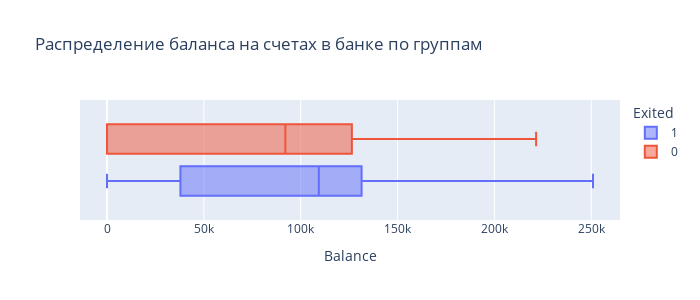

Write notebook code for a chart like this one.
### Markdown cell above
# 9.3 Box Plots

------

Посмотрите на распределение баланса клиента в разрезе признака оттока. Как различаются суммы на накопительном счёте ушедших и лояльных клиентов? Подумайте и напишите, с чем это может быть связано, что может не устраивать ушедших клиентов в банке.

### Code cell
fig = px.box(
    data_frame = churn_data,
    x = 'Balance',
    color='Exited',
    height=300,
    width=700,
    title='Распределение баланса на счетах в банке по группам',
)
fig.show()

### Figure 1 — Plotly figure (JSON) as saved in the notebook; plotly's stock layout.template omitted (floating-point values rounded to 4 significant figures; data arrays with more than 128 entries replaced by an {"elided": "..."} marker saying what was removed)
{"data": [{"alignmentgroup": "True", "hovertemplate": "Exited=1<br>Balance=%{x}<extra></extra>", "legendgroup": "1", "marker": {"color": "#636efa"}, "name": "1", "notched": false, "offsetgroup": "1", "orientation": "h", "showlegend": true, "type": "box", "x": {"elided": "2037 float values"}, "x0": " ", "xaxis": "x", "y0": " ", "yaxis": "y"}, {"alignmentgroup": "True", "hovertemplate": "Exited=0<br>Balance=%{x}<extra></extra>", "legendgroup": "0", "marker": {"color": "#EF553B"}, "name": "0", "notched": false, "offsetgroup": "0", "orientation": "h", "showlegend": true, "type": "box", "x": {"elided": "7963 float values"}, "x0": " ", "xaxis": "x", "y0": " ", "yaxis": "y"}], "layout": {"boxmode": "group", "height": 300, "legend": {"title": {"text": "Exited"}, "tracegroupgap": 0}, "title": {"text": "Распределение баланса на счетах в банке по группам"}, "width": 700, "xaxis": {"anchor": "y", "domain": [0, 1], "title": {"text": "Balance"}}, "yaxis": {"anchor": "x", "domain": [0, 1]}}}
